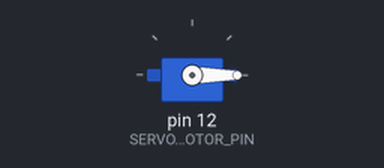
The program below on a simulated Raspberry Pi (header pin numbers). On the bench: servo. Servo angles are drawn from the pulse width (0.5 ms = 0°, 2.5 ms = 180°). At 45.0 s the program stops and its outputs stay as they are.

Above: at 0.05 s.
At 4.5 s:
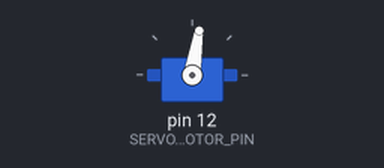
At 9.0 s:
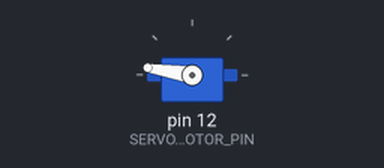
Timing chart, 0 to 11.7 s (numbered marks = the images above):
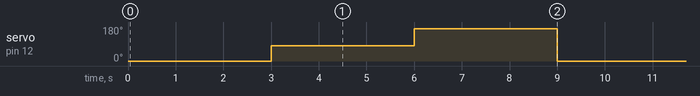

The program:

03_PWM_ServoMotorApp.py
```python
#!/bin/python3

import RPi.GPIO as GPIO
from time import sleep


# Raspberry Pi PWM Pins
# PWM0: GPIO12/GPIO18
# PWM0: GPIO13/GPIO19

## IMPORTANT:: Config RaspberryPi Pins for PWM (ALT-4)
# vi /boot/config
# Edit below line:
#   dtoverlay=pwm-2chan,pin=12,func=4


# Application Configuration
SERVOMOTOR_PIN = 12

SERVOMOTOR_FREQUENCY = 50

SERVOMOTOR_DC_OFF = 0


# Application Setup
GPIO.setwarnings(False)
GPIO.setmode(GPIO.BOARD)
GPIO.setup(SERVOMOTOR_PIN, GPIO.OUT)
ServoMotorPWM = GPIO.PWM(SERVOMOTOR_PIN, SERVOMOTOR_FREQUENCY)  # Create a PWM Instance with desired Frequency
ServoMotorPWM.start(SERVOMOTOR_DC_OFF)                          # Start PWM of Required DutyCycle (DC=0:  OFF MODE)


# Application Run: Move Servo Motor Arm 0 > 90 > 180
def set_angle(angle):
    """ Sets the servo angle (0 to 180 degrees). """
    duty = (angle / 18) + 2                 # Convert angle to duty cycle
    GPIO.output(SERVOMOTOR_PIN, True)       # used to send a HIGH signal to the servo control wire for a brief period to create the PWM pulse.
    ServoMotorPWM.ChangeDutyCycle(duty)
    sleep(1)
    GPIO.output(SERVOMOTOR_PIN, False)
    ServoMotorPWM.ChangeDutyCycle(0)

for itr in range(0, 5):
    # Move the servo to different angles
    set_angle(0)    # 0 degrees
    sleep(2)
    set_angle(90)   # 90 degrees
    sleep(2)
    set_angle(180)  # 180 degrees
    sleep(2)

ServoMotorPWM.stop()


# SERVOMOTOR_DC_0_DEG = 2
# SERVOMOTOR_DC_90_DEG = 7
# SERVOMOTOR_DC_180_DEG = 12s
    # ServoMotorPWM.ChangeDutyCycle(SERVOMOTOR_DC_0_DEG)
    # sleep(0.5)

    # ServoMotorPWM.ChangeDutyCycle(SERVOMOTOR_DC_90_DEG)
    # sleep(0.5)

    # ServoMotorPWM.ChangeDutyCycle(SERVOMOTOR_DC_180_DEG)
    # sleep(0.5)

# Another Task: Potentiometer controls a Servo Motor
```

Measured:
- by itself, servo on pin 12 (SERVOMOTOR_PIN): repeats every 9.0 s: 171° 3.0 s, 0° 3.0 s, 81° 3.0 s
